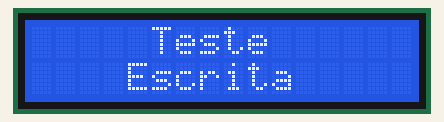
This sketch was run on a simulated Arduino Uno, built with avr-gcc and run on an emulated ATmega328P. Parts: 16×2 character LCD.

Above: at 0.1 s.
At 3.1 s:
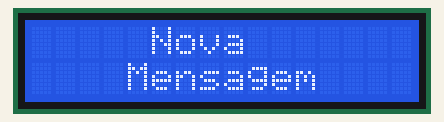

Measured:
- what the display in image 1 shows lasts 3.0 s, from 3.1 s to 6.1 s

The sketch:

Exemplo_Display_LCD_I2C_16x2.ino
```cpp
    /*
    Pinagem do LCD

    GND => (-)
    VCC => 5V
    SDA => A4
    SCL => A5
    */

   #include <Wire.h>
   #include <LiquidCrystal_I2C.h>

   LiquidCrystal_I2C lcd(0x3F,16,2);  // 0x27 ou 0x3F

   void setup()
   {
   lcd.init();           // initializa o lcd
   lcd.backlight();      // acende a luz de fundo no lcd
   }

   void loop()
   {
   lcd.setCursor(5,0);
   lcd.print("Teste");
   lcd.setCursor(4,1);
   lcd.print("Escrita");
   delay(3000);
   lcd.clear();
   lcd.setCursor(5,0);
   lcd.print("Nova");
   lcd.setCursor(4,1);
   lcd.print("Mensagem");
   delay(3000);
   lcd.clear();
   }
```
